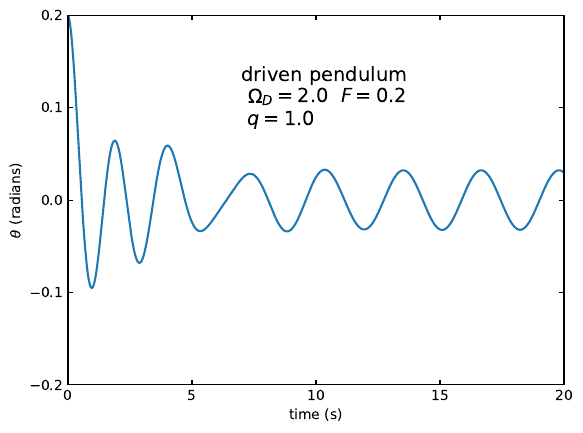

Write the Julia code that produced this figure.
using LaTeXStrings
using PyPlot

g = 9.8
l = 1.0
dt = 0.04
theta0 = 0.2
omega0 = 0.0
FD = 0.2
ΩD = 2.0

function euler_1step(t0::Float64, theta0::Float64, omega0::Float64, dt::Float64, q::Float64)
	omega1::Float64 = omega0 - g/l*theta0*dt - q*omega0*dt + FD*sin(ΩD*t0)*dt
	theta1::Float64 = theta0 + omega1*dt
	t1::Float64 = t0 + dt
	t1, theta1, omega1
end

function euler(theta0::Float64, omega0::Float64, dt::Float64, tend::Float64, q::Float64)
	n::Int64 = Int(tend/dt) + 1
	theta::Vector{Float64} = zeros(n)
	t::Vector{Float64} = zeros(n)
	theta[1] = theta0
	omega1::Float64 = omega0
	for i = 1:n-1
		t[i+1], theta[i+1], omega1 = euler_1step(t[i], theta[i], omega1, dt, q)
	end
	t, theta
end

function main()
	t, theta = euler(theta0, omega0, dt, 20., 1.0)
	plot(t, theta)

	ax = gca()
	ax[:tick_params](direction = "in", right = true, top = true)
	xlim([0,20])
	ylim([-0.2, 0.2])
	xticks([0,5,10,15,20])
	yticks([-0.2,-0.1,0,0.1,0.2])
	xlabel("time (s)")
	ylabel("\$\\theta\$ (radians)")

	annotate("driven pendulum \n \$\\Omega_D = 2.0\$  \$F = 0.2\$ \n \$q = 1.0\$", xy = (7, 0.08), fontsize = 14)

	savefig("Figure3.5a.pdf", bbox_inches = "tight")
end

main()

# pygui(true)
# show()
